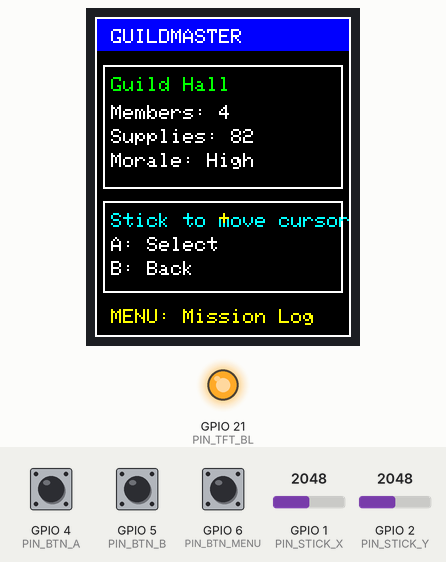
This program was run on a simulated ESP32-S3. Shown: 128×160 colour display, output pins drawn as LEDs (lit = HIGH). The inputs (shaded band) are chosen by the test bench; at power-on: GPIO 1 (PIN_STICK_X) = 2048, GPIO 2 (PIN_STICK_Y) = 2048, GPIO 4 (PIN_BTN_A) HIGH, GPIO 5 (PIN_BTN_B) HIGH, GPIO 6 (PIN_BTN_MENU) HIGH (analog values on the 0–4095 scale). What the program prints to the serial monitor is not drawn.

Above: at 1.6 s.
1.7 s: GPIO 1 (PIN_STICK_X) set to 2866
At 3.3 s:
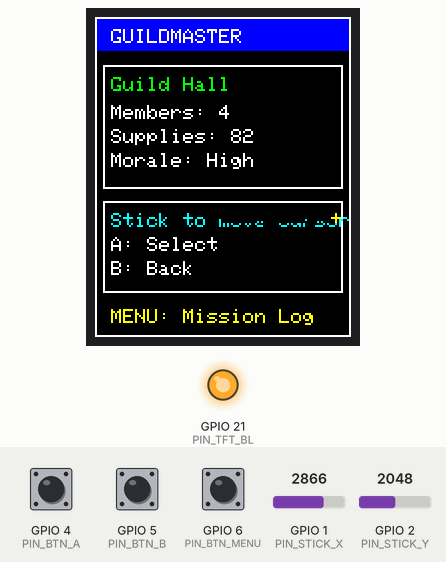
3.5 s: GPIO 2 (PIN_STICK_Y) set to 2866
At 5.1 s:
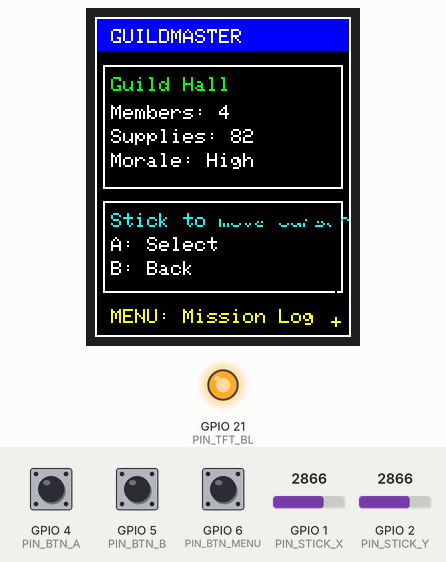
5.3 s: GPIO 1 (PIN_STICK_X) set to 1228
At 5.88 s:
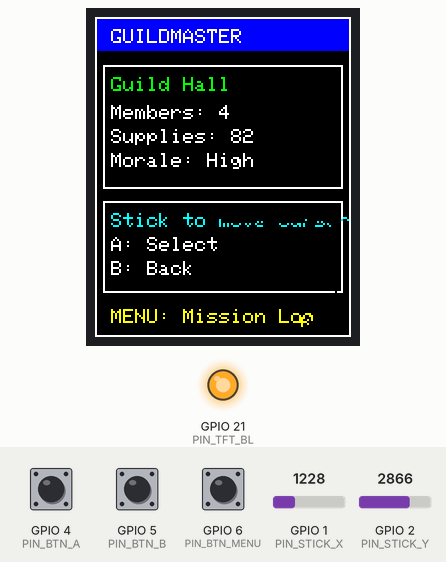
7.2 s: GPIO 2 (PIN_STICK_Y) set to 1228
At 7.69 s:
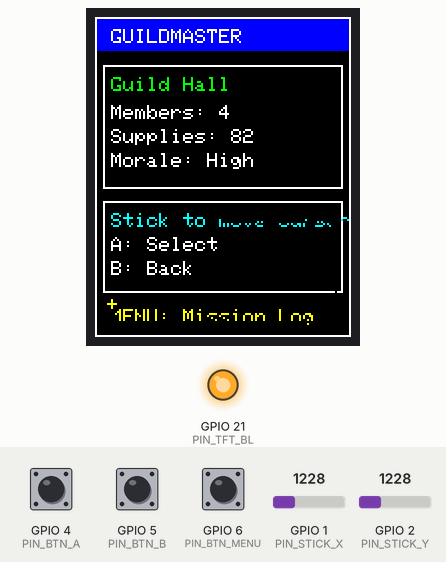
9.0 s: GPIO 2 (PIN_STICK_Y) set to 2047
At 10.2 s:
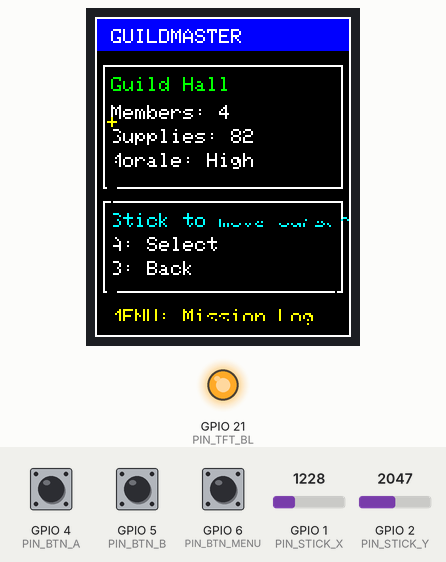
10.8 s: GPIO 1 (PIN_STICK_X) set to 3040
At 13.1 s:
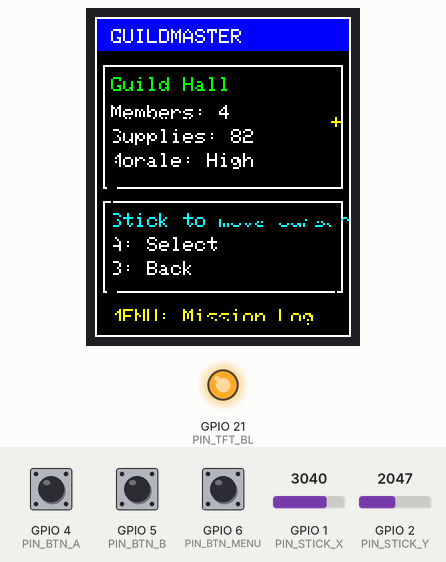
Timing chart, 0 to 13.7 s (numbered marks = the images above; inputs shaded):
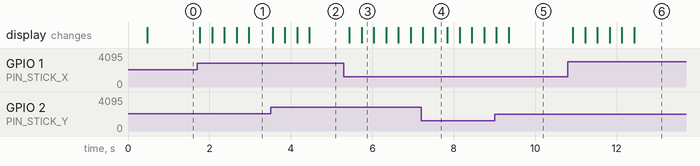

The program:

main.cpp
```cpp
#include <Arduino.h>
#include <SPI.h>
#include <Adafruit_GFX.h>
#include <Adafruit_ST7735.h>
#include <esp_heap_caps.h>

#include "pins.h"

#ifndef TFT_TAB_PROFILE
#define TFT_TAB_PROFILE 0
#endif

#if TFT_TAB_PROFILE == 1
#define TFT_INIT_PROFILE INITR_GREENTAB
static const char *kTabLabel = "GREENTAB";
#elif TFT_TAB_PROFILE == 2
#define TFT_INIT_PROFILE INITR_REDTAB
static const char *kTabLabel = "REDTAB";
#else
#define TFT_INIT_PROFILE INITR_BLACKTAB
static const char *kTabLabel = "BLACKTAB";
#endif

// ST7735 128x160 controller
Adafruit_ST7735 tft(PIN_TFT_CS, PIN_TFT_DC, PIN_TFT_MOSI, PIN_TFT_SCLK, PIN_TFT_RST);

struct StickFilter {
  int center_x = 0;
  int center_y = 0;
  float filtered_x = 0.0f;
  float filtered_y = 0.0f;
};

static StickFilter g_stick;
static int g_cursor_x = 64;
static int g_cursor_y = 100;

static void set_backlight(uint8_t duty) {
  constexpr uint8_t kBacklightChannel = 0;
  ledcSetup(kBacklightChannel, 5000, 8);
  ledcAttachPin(PIN_TFT_BL, kBacklightChannel);
  ledcWrite(kBacklightChannel, duty);
}

static void draw_boot_report() {
  tft.fillScreen(ST77XX_BLACK);
  tft.setTextWrap(false);
  tft.setTextColor(ST77XX_WHITE);
  tft.setTextSize(1);
  tft.setCursor(2, 6);
  tft.print("Guildmaster ESP Boot");

  tft.setCursor(2, 22);
  tft.print("Heap: ");
  tft.print(ESP.getFreeHeap());

  tft.setCursor(2, 34);
  tft.print("PSRAM: ");
  if (psramFound()) {
    tft.print(ESP.getPsramSize());
  } else {
    tft.print("NOT FOUND");
  }

  tft.setCursor(2, 46);
  tft.print("Flash: ");
  tft.print(ESP.getFlashChipSize());

  tft.setCursor(2, 58);
  tft.print("Tab: ");
  tft.print(kTabLabel);
}

static int apply_deadzone(int raw, int center, int deadzone) {
  int delta = raw - center;
  if (abs(delta) <= deadzone) {
    return 0;
  }
  return delta;
}

static void calibrate_stick_center() {
  constexpr int kSamples = 64;
  long sum_x = 0;
  long sum_y = 0;
  for (int i = 0; i < kSamples; ++i) {
    sum_x += analogRead(PIN_STICK_X);
    sum_y += analogRead(PIN_STICK_Y);
    delay(4);
  }
  g_stick.center_x = static_cast<int>(sum_x / kSamples);
  g_stick.center_y = static_cast<int>(sum_y / kSamples);
  g_stick.filtered_x = 0.0f;
  g_stick.filtered_y = 0.0f;
}

static void draw_guild_screen_shell() {
  tft.fillScreen(ST77XX_BLACK);
  tft.setTextWrap(false);
  tft.setTextSize(1);

  tft.drawRect(0, 0, 128, 160, ST77XX_WHITE);
  tft.fillRect(1, 1, 126, 16, ST77XX_BLUE);
  tft.setTextColor(ST77XX_WHITE);
  tft.setCursor(8, 6);
  tft.print("GUILDMASTER");

  tft.drawRect(4, 24, 120, 62, ST77XX_WHITE);
  tft.setTextColor(ST77XX_GREEN);
  tft.setCursor(8, 30);
  tft.print("Guild Hall");
  tft.setTextColor(ST77XX_WHITE);
  tft.setCursor(8, 44);
  tft.print("Members: 4");
  tft.setCursor(8, 56);
  tft.print("Supplies: 82");
  tft.setCursor(8, 68);
  tft.print("Morale: High");

  tft.drawRect(4, 92, 120, 46, ST77XX_WHITE);
  tft.setTextColor(ST77XX_CYAN);
  tft.setCursor(8, 98);
  tft.print("Stick to move cursor");
  tft.setTextColor(ST77XX_WHITE);
  tft.setCursor(8, 110);
  tft.print("A: Select");
  tft.setCursor(8, 122);
  tft.print("B: Back");

  tft.setTextColor(ST77XX_YELLOW);
  tft.setCursor(8, 146);
  tft.print("MENU: Mission Log");
}

static void draw_cursor(int x, int y, uint16_t color) {
  tft.drawFastHLine(x - 2, y, 5, color);
  tft.drawFastVLine(x, y - 2, 5, color);
}

void setup() {
  Serial.begin(115200);
  uint32_t serial_wait_start = millis();
  while (!Serial && (millis() - serial_wait_start) < 3000) {
    delay(10);
  }

  Serial.println("[BOOT] setup start");

  Serial.println("[BOOT] backlight init");
  set_backlight(255);

  // Hardware SPI init on selected pins.
  Serial.println("[BOOT] SPI begin");
  SPI.begin(PIN_TFT_SCLK, -1, PIN_TFT_MOSI, PIN_TFT_CS);

  Serial.println("[BOOT] TFT initR begin");
  tft.initR(TFT_INIT_PROFILE);
  Serial.println("[BOOT] TFT initR done");

  tft.setRotation(2);  // portrait/upright; adjust if needed
  Serial.println("[BOOT] rotation set");

  draw_boot_report();
  Serial.println("[BOOT] report drawn");

  pinMode(PIN_BTN_A, INPUT_PULLUP);
  pinMode(PIN_BTN_B, INPUT_PULLUP);
  pinMode(PIN_BTN_MENU, INPUT_PULLUP);
  pinMode(PIN_STICK_SW, INPUT_PULLUP);

  analogReadResolution(12);
  calibrate_stick_center();
  draw_guild_screen_shell();
  draw_cursor(g_cursor_x, g_cursor_y, ST77XX_YELLOW);

  Serial.printf("[BOOT] stick center x=%d y=%d\n", g_stick.center_x, g_stick.center_y);

  Serial.println("[BOOT] setup complete");
}

void loop() {
  static uint32_t last_move = 0;
  static uint32_t last_status = 0;
  if (millis() - last_move >= 33) {
    last_move = millis();

    constexpr int kDeadzone = 120;
    int raw_x = analogRead(PIN_STICK_X);
    int raw_y = analogRead(PIN_STICK_Y);

    int delta_x = apply_deadzone(raw_x, g_stick.center_x, kDeadzone);
    int delta_y = apply_deadzone(raw_y, g_stick.center_y, kDeadzone);

    g_stick.filtered_x = (g_stick.filtered_x * 0.75f) + (static_cast<float>(delta_x) * 0.25f);
    g_stick.filtered_y = (g_stick.filtered_y * 0.75f) + (static_cast<float>(delta_y) * 0.25f);

    int move_x = static_cast<int>(g_stick.filtered_x / 320.0f);
    int move_y = static_cast<int>(g_stick.filtered_y / 320.0f);
    if (abs(move_x) < 1) move_x = 0;
    if (abs(move_y) < 1) move_y = 0;

    if (move_x != 0 || move_y != 0) {
      draw_cursor(g_cursor_x, g_cursor_y, ST77XX_BLACK);
      g_cursor_x = constrain(g_cursor_x + move_x, 8, 120);
      g_cursor_y = constrain(g_cursor_y + move_y, 28, 152);
      draw_cursor(g_cursor_x, g_cursor_y, ST77XX_YELLOW);
    }
  }

  if (millis() - last_status >= 1000) {
    last_status = millis();
    Serial.printf("guild screen active; cursor=(%d,%d) a=%d b=%d menu=%d\n",
      g_cursor_x,
      g_cursor_y,
      digitalRead(PIN_BTN_A) == LOW,
      digitalRead(PIN_BTN_B) == LOW,
      digitalRead(PIN_BTN_MENU) == LOW);
  }
}
```

pins.h
```cpp
#pragma once

// ESP32-S3 DevKitC-1 N16R8 -> ST7735 1.8in wiring map
// Keep GPIO 26-32 unused (flash/PSRAM related on many N16R8 boards).

constexpr int PIN_TFT_MOSI = 11;
constexpr int PIN_TFT_SCLK = 12;
constexpr int PIN_TFT_CS   = 10;
constexpr int PIN_TFT_DC   = 9;
constexpr int PIN_TFT_RST  = 14;
constexpr int PIN_TFT_BL   = 21;

// Optional buttons
constexpr int PIN_BTN_A    = 4;
constexpr int PIN_BTN_B    = 5;
constexpr int PIN_BTN_MENU = 6;

// Optional PSP thumbstick
constexpr int PIN_STICK_X  = 1;  // ADC
constexpr int PIN_STICK_Y  = 2;  // ADC
constexpr int PIN_STICK_SW = 3;
```

Measured:
- after the input at 1.7 s, the display: first changes after 0.06 s (image 1 shows a later state)
- after the input at 3.5 s, the display: first changes after 0.05 s (image 2 shows a later state)
- after the input at 5.3 s, the display: first changes after 0.14 s (image 3 shows a later state)
- after the input at 10.8 s, the display: first changes after 0.12 s (image 6 shows a later state)
